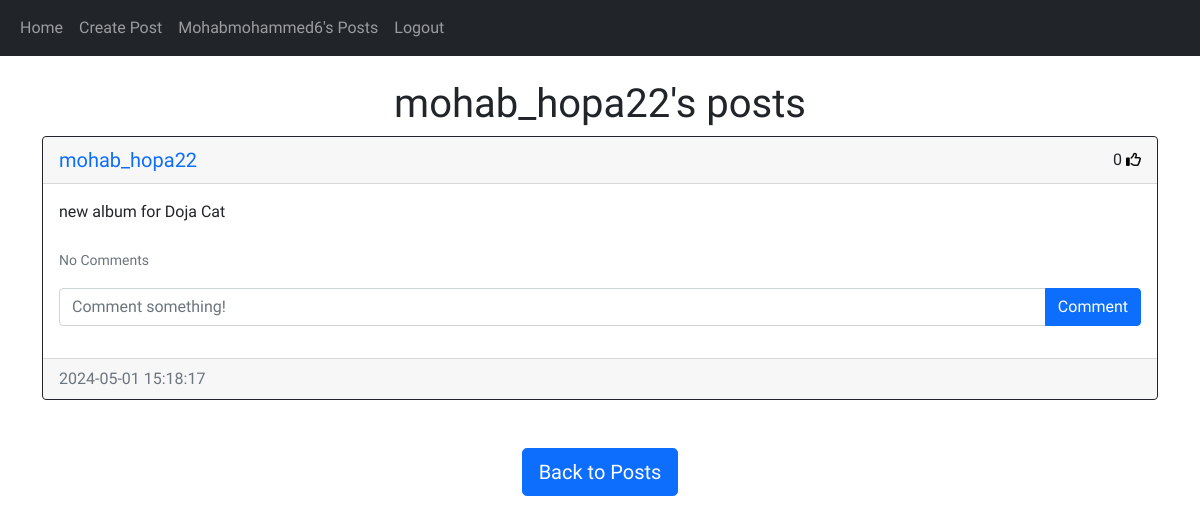
The app's page /posts/mohab_hopa22 (signed in) with its own data.
### website/models.py (models this page shows)
class User(db.Model, UserMixin):
    id = db.Column(db.Integer, primary_key=True)
    email = db.Column(db.String(150), unique=True)
    username = db.Column(db.String(150), unique=True)
    password = db.Column(db.String(150))
    date_created = db.Column(db.DateTime(timezone=True), default=func.now())
    posts = db.relationship('Post', backref='user', passive_deletes=True)
    comments = db.relationship('Comment', backref='user', passive_deletes=True)
    likes = db.relationship('Like', backref='user', passive_deletes=True)

class Post(db.Model):
    id = db.Column(db.Integer, primary_key=True)
    text = db.Column(db.Text, nullable=False)
    date_created = db.Column(db.DateTime(timezone=True), default=func.now())
    likes = db.relationship('Like', backref='post_likes', lazy=True)
    author = db.Column(db.Integer, db.ForeignKey(
        'user.id', ondelete="CASCADE"), nullable=False)
    comments = db.relationship('Comment', backref='post', passive_deletes=True)

### website/views.py (the view)
@views.route("/posts/<username>")
@login_required
def posts(username):
    user = User.query.filter_by(username=username).first()
    if not user:
        flash('No user with that username exists.', category='error')
        return redirect(url_for('views.home'))
    posts = user.posts
    return render_template("posts.html", user=current_user, posts=posts, username=username)

### website/__init__.py (called while the page is built)
def create_app():
    global app
    app = Flask(__name__)
    app.config['SECRET_KEY'] = "helloworld"
    app.config['SQLALCHEMY_DATABASE_URI'] = f'sqlite:///{DB_NAME}'
    db.init_app(app)
    from .views import views
    from .auth import auth
    app.register_blueprint(views, url_prefix="/")
    app.register_blueprint(auth, url_prefix="/")
    from .models import User, Comment, Post, Like
    with app.app_context():
        if not path.exists(f"website/{DB_NAME}"):
            db.create_all()
            print("Creating database!")
    login_manager = LoginManager()
    login_manager.login_view = "auth.login"
    login_manager.init_app(app)
    @login_manager.user_loader
    def load_user(id):
        return User.query.get(int(id))
    return app

### website/templates/posts.html (shortened to what this page needs)
{% extends "posts_div.html" %}  {% block header %} {{username}}'s posts {% endblock %} {% block footer %}
<div class="text-center d-flex align-items-center justify-content-center mt-4">
    <a href="/home"><button type="button" class="btn btn-primary btn-lg">Back to Posts</button></a>
</div>
{% endblock %}

### website/templates/posts_div.html (shortened to what this page needs)
{% extends "base.html" %} {% block title %}Home{% endblock %} {% block content
%}
<h1 class="text-center mt-4">{% block header %}Posts{% endblock %}</h1>
<div id="posts">
  {% for post in posts %}
  <div class="card border-dark">
    <div class="card-header d-flex justify-content-between align-items-center">
      <a class="user_name_post" href="/posts/{{post.user.username}}">{{post.user.username}}</a>
      <div class="like-btn">
        <span id="likes-count-{{post.id}}"> {{ post.likes|length }}</span>
        {% if user.id in post.likes|map(attribute="author")|list %}
        <script type="text/javascript">
          var postId = "{{post.id}}";
        </script>
        <i
          class="fas fa-thumbs-up like_btn"
          id="like-button-{{post.id}}"
          onclick="like(postId)"
        ></i>
        {% else %}
        <i
          class="far fa-thumbs-up"
          id="like-button-{{post.id}}"
          onclick="like(postId)"
        ></i>
        {% endif %}
      </div>
    </div>
    <div class="card-body">
      <div class="card-text">{{post.text}}</div>
      <br />
      <p class="card-text">
        {% if post.comments|length > 0 %}
        <a data-bs-toggle="collapse" href="#comments-{{post.id}}" role="button">
          <small>View {{post.comments|length}} Comments</small>
        </a>
        {% else %}
        <small class="text-muted">No Comments</small>
        {% endif %}
      </p>
      <form
        class="input-group mb-3"
        method="POST"
        action="/create-comment/{{post.id}}"
      >
        <input
          type="text"
          id="text"
          name="text"
          class="form-control"
          placeholder="Comment something!"
        />
        <button type="submit" class="btn btn-primary">Comment</button>
      </form>
    </div>
    <div class="card-footer text-muted">{{post.date_created}}</div>
  </div>
  <br/ > {% endfor %}
</div>
{% block footer %}{% endblock %} {% endblock %}

### website/templates/base.html (shortened to what this page needs)
<!DOCTYPE html>
<html lang="en">
  <head>
    <link
      href="https://cdn.jsdelivr.net/npm/bootstrap@5.0.2/dist/css/bootstrap.min.css"
      rel="stylesheet"
    />
    <link
      rel="stylesheet"
      href="{{ url_for('static', filename='css/styles.css')}}"
    />
  </head>
  <body>
    <nav class="navbar navbar-expand-lg navbar-dark bg-dark">
      <div class="container-fluid">
        <div class="collapse navbar-collapse" id="navbar">
          <div class="navbar-nav">
            <a class="nav-item nav-link" href="/home">Home</a>
            {% if user.is_authenticated %}
            <a class="nav-item nav-link" href="/create-post">Create Post</a>
            <a class="nav-item nav-link" href="/posts/{{ user.username }}"
              >{{ user.username }}'s Posts</a
            >
            <a class="nav-item nav-link" href="/logout">Logout</a>
            {% else %}
            <a class="nav-item nav-link" href="/login">Login</a>
            <a class="nav-item nav-link" href="/sign-up">Sign Up</a>
            {% endif %}
          </div>
        </div>
      </div>
    </nav>
    <div class="container">{% block content %}{% endblock %}</div>
  </body>
</html>

### website/static/css/styles.css (style rules this page uses)
* { padding: 0; margin: 0; box-sizing: border-box; font-family: "Cairo", sans-serif; }
i { color: black; font-size: 15px; display: flex; justify-content: center; align-items: center; }
.user_name_post { text-decoration: none; cursor: pointer; font-size: 20px; }

### records on screen
User: username "Mohabmohammed6"
User: username "mohab_hopa22"
Post: user.username "mohab_hopa22", likes|length "0", text "new album for Doja Cat", date_created "2024-05-01 15:18:17"
